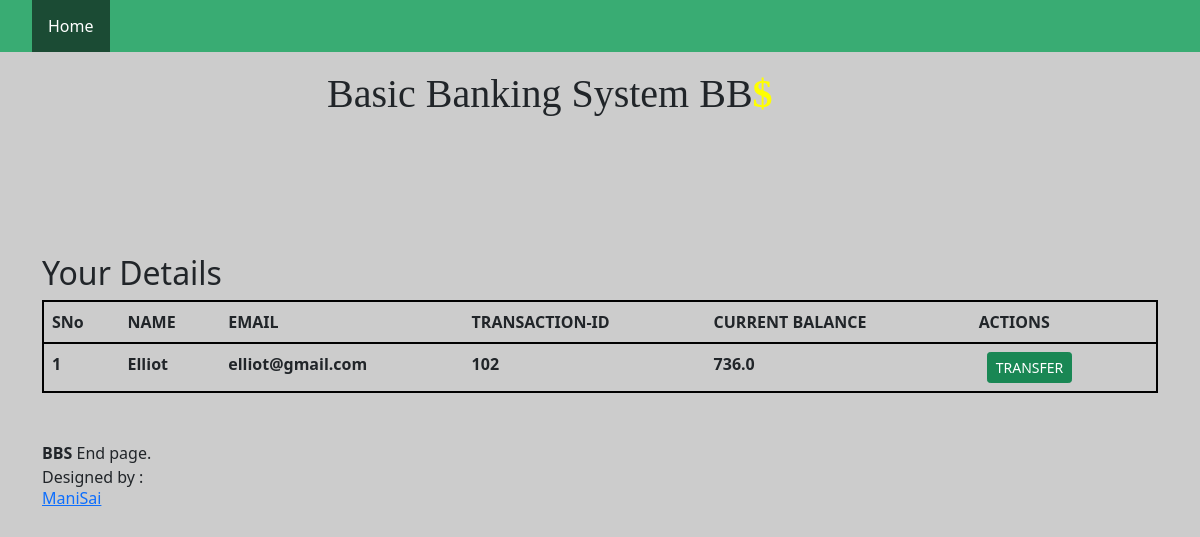
Page /view/2 on the committed database.
### tables this page shows
CREATE TABLE customers
                 (sno INTEGER ,name TEXT ,email TEXT UNIQUE,transactionid INTEGER   PRIMARY KEY ,current REAL);

### bank.py (the view)
@app.route('/view/<int:sno>')
def viewcust(sno):
    conn = sqlite3.connect('bankdatabase.db')
    conn.row_factory = sqlite3.Row
    c = conn.cursor()
    c.execute("SELECT * FROM customers WHERE sno=" + str(sno))
    cust = c.fetchall()
    conn.commit()
    conn.close()
    return render_template('view.html', cust=cust)

### templates/view.html
{% extends 'base.html' %}
{% block body %}
<div class="container my-5" style="padding-top: 80px;">
  <table class="table">
    <thead>
      <h2>Your Details</h2>
      <tr style="border: 2px solid black;">
        <th scope="col">SNo</th>
        <th scope="col">NAME</th>
        <th scope="col">EMAIL</th>
        <th scope="col">TRANSACTION-ID</th>
        <th scope="col">CURRENT BALANCE</th>
        <th scope="col">ACTIONS</th>
      </tr>
    </thead>
    <tbody>
      {% for details in cust %}
      <tr style="border: 2px solid black;">
        <th scope="row">{{loop.index}}</th>
        <td><b>{{details["name"]}}</b></td>
        <td><b>{{details["email"]}}</b></td>
        <td><b>{{details["transactionid"]}}</b></td>
        <td><b>{{details["current"]}}</b></td>
        <td>
          <a href="/inputinfo/{{details['sno']}}" type="button" class="btn btn-success btn-sm mx-2">TRANSFER</button>
        </td>
      </tr>
      {% endfor %}
    </tbody>
  </table>
</div>
{% endblock body %}

### templates/base.html (style rules this page uses)
* { margin: 0; padding: 0; scrollbar-width: thin; }
body { background-image: url("https://image.shutterstock.com/image-photo/double-exposure-graph-rows-coins-260nw-531998662.jpg"); background-size: cover; background-attachment: fixed; background-color: #cccccc; padding: 0; margin: 0; }

### rows in the picture
customers: name "Elliot", email "elliot@gmail.com", transactionid "102", current "736.0"
